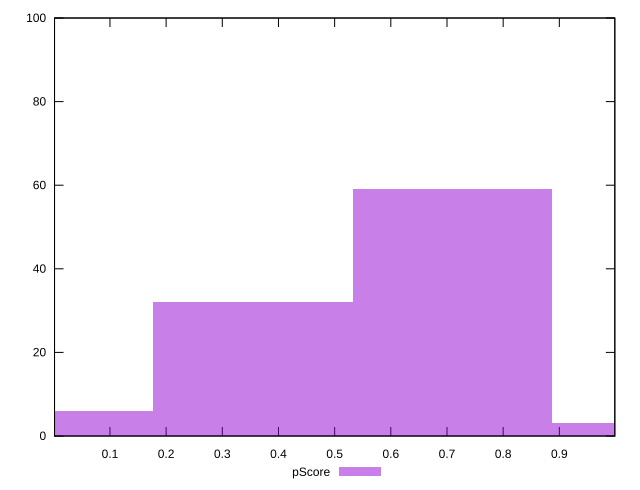

gnuplot code for this plot:
reset

$pScore <<EOF
0 6
0.3546122972428337 32
0.7092245944856674 59
1.063836891728501 3
EOF

set key outside below
set boxwidth 0.3546122972428337
set xrange [0.0013429778383391988:0.998779042360473]
set yrange [0:100]
set trange [0:100]
set style fill transparent solid 0.5 noborder
set terminal svg size 640, 490 enhanced background rgb 'white'
set output "reports/report_00027_2021-02-24T12-40-31.850Z/speed-index/samples/music/pScore/histogram.svg"

plot $pScore title "pScore" with boxes

reset
